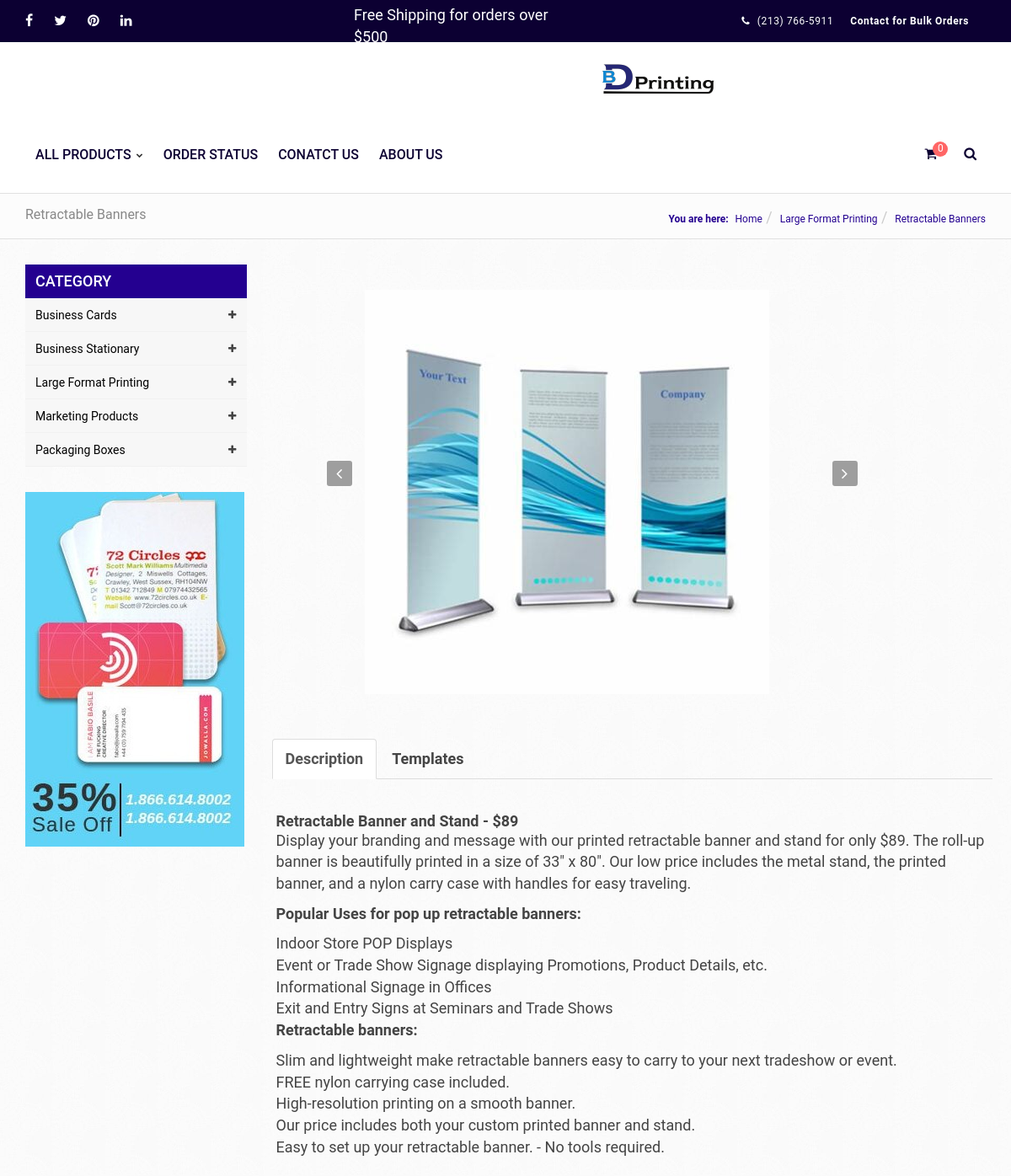
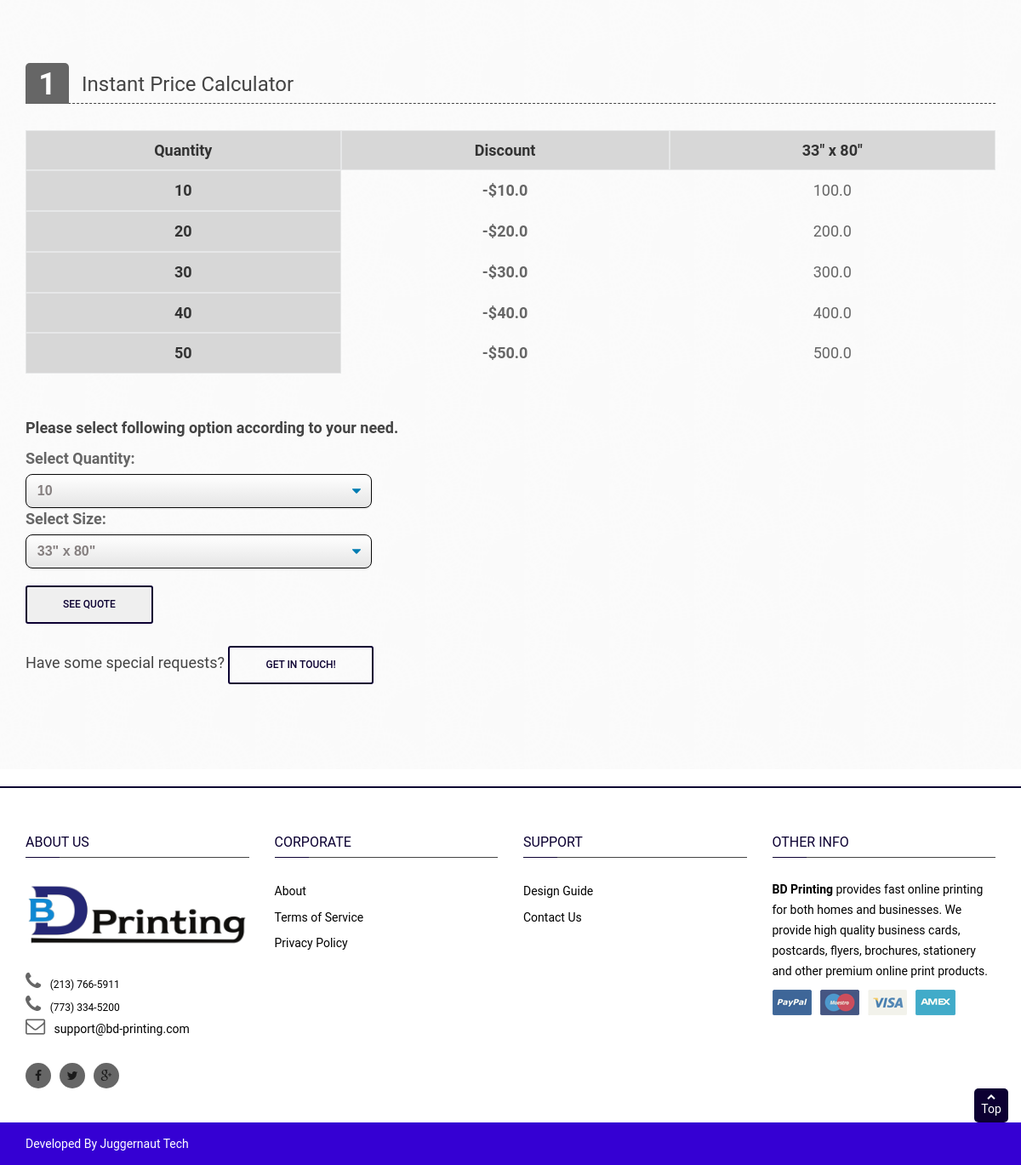
The app's page /large-format/retractable-banners-detail with its own data (2 pictures, top to bottom).
### Large_Format_Printing/models.py (models this page shows, shortened)
class Products(models.Model):
    Label = models.CharField(max_length=50,default='prod')
    Description = models.TextField(default='des',max_length=5000)
    image1 = models.ImageField(upload_to='static/Product_Images/Large_Format_Printing/',max_length=None)
    image2 = models.ImageField(upload_to='static/Product_Images/Large_Format_Printing/',max_length=None)
    image3 = models.ImageField(upload_to='static/Product_Images/Large_Format_Printing/',max_length=None)
    class Meta:
        verbose_name = "Product List"

class RetractableBanners(models.Model):
    Quantity = models.PositiveIntegerField(default=0, blank=False, editable=True)
    Thirty_Three_By_Eighty = models.FloatField(default=0, blank=False, editable=True, validators=[MinValueValidator(0.0)], verbose_name = '33" x 80"')
    Discount = models.FloatField(default=0, blank=False, editable=True, validators=[MinValueValidator(0.0)], verbose_name = '33" x 80" Discounted')
    Template1 = models.FileField(upload_to='', default='')
    class Meta:
        verbose_name = "3 - Retractable Banner"

### Large_Format_Printing/views.py (the view)
# urls.py: path('retractable-banners-detail', Retractable_banners_detail, name= 'retractable-banners-detail'),
def Retractable_banners_detail(request):
    product = lf_products.objects.get(id=7)
    table = RetractableBanners.objects.all()
    b_object = b_products.objects.all()
    bc_object = bc_products.objects.all()
    bs_object = bs_products.objects.all()
    lf_object = lf_products.objects.all()
    mp_object = mp_products.objects.all()
    urls_bc_aside = ["/business-cards/business-card-detail" , "/business-cards/edge-painted-detail", "/business-cards/foil-business-card-detail","/business-cards/raised-spot-uv-business-card-detail", "/business-cards/pantone-business-cards-detail", "/business-cards/plastic-business-cards-detail", "/business-cards/raised-ink-business-cards-detail"]
    urls_bs_aside =  ["/business-stationary/envelopes-detail", "/business-stationary/letterhead-detail", "/business-stationary/notepad-detail"]
    urls_lf_aside = ["floor-stickers-detail", "foamcore-poster-detail", "poster-printing-detail", "retractable-banners-detail", "table-cover-detail"]
    urls_mp_aside = ["/marketing-products/calenders-detail", "/marketing-products/brouchers-flyers-detail" , "/marketing-products/postcards-detail", "/marketing-products/hangtags-detail", "/marketing-products/labels-and-stickers-detail" , "/marketing-products/ncr-forms-detail" , "/marketing-products/presentation-folder-detail", "custom-holiday-cards-detail"]
    b_urls = ["/boxes/pillow-boxes-detail", "/boxes/gable-boxes-detail" ,"/boxes/window-boxes-detail", "/boxes/mailer-boxes-detail" , "/boxes/kraft-boxes-detail", "/boxes/cosmetics-boxes-detail" ,"/boxes/sleeve-boxes-detail", "/boxes/display-boxes-detail", "/boxes/beverage-boxes-detail", "/boxes/candle-boxes-detail", "/boxes/auto-parts-boxes-detail", "/boxes/pizza-boxes-detail"]
    b_aside = zip(b_urls,b_object)
    mp_aside = zip(urls_mp_aside, mp_object)
    lf_aside = zip(urls_lf_aside, lf_object)
    bs_aside = zip(urls_bs_aside, bs_object)
    bc_aside = zip(urls_bc_aside,bc_object)
    menu = RetractableBanners.objects.all()
    menu1 = Extra_features.objects.all()
    if request.POST:
        var = request.POST
        quantity = var['quantity']
        size = var['size']
        size_quantity_query = RetractableBanners.objects.filter(Quantity=quantity).values(size)
        discount_query = RetractableBanners.objects.filter(Quantity=quantity).values('Discount')
        for p in size_quantity_query:
            size_quantity_price = p[size]
        for y in discount_query:
            price_discount = y['Discount']
        total_price = size_quantity_price - price_discount
        extra_f_dict = {"Size": size,
                       }
        request.session['invoice'] = total_price
        request.session['label'] = product.Label
        request.session['discount'] = price_discount
        request.session['id'] = 7
        request.session['cat'] = 'lf_products'
        request.session['extra_f'] = extra_f_dict
        request.session['quantity'] = quantity
        print('Form Submitted')
    else:
        total_price = 0
        request.session['invoice'] = 0
        request.session['label'] = ' '
        request.session['discount'] = 0
        request.session['id'] = 0
        request.session['quantity'] = 0
        request.session['cat'] = 'lf_products'
        print('Form not submitted')
    context = {
        'total_price' : total_price,
        "menu": menu,
        "menu1": menu1,
        "table" : table,
        "bc_product" : bc_object,
        "bs_product" : bs_object,
        "lf_product" : lf_object,
        "mp_product" : mp_object,
        "label" : product.Label,
        "Description": product.Description,
        "image1" : product.image1,
        "image2" : product.image2,
        "image3" : product.image3,
        "bc_aside"   : bc_aside,
        "bs_aside" : bs_aside,
        "lf_aside": lf_aside,
        "b_aside": b_aside,
        "mp_aside": mp_aside,
    }
    if request.POST:
        return redirect('checkout')
    return render( request,"Large_Format_Printing/retractable_banners.html", context )

### Large_Format_Printing/templates/Large_Format_Printing/retractable_banners.html (shortened to what this page needs)
{% extends 'base.html' %}
{% load static %}
{% block content %}
<main class="main" id="product-detail">
    <section class="header-page">
        <div class="container">
            <div class="row">
                <div class="col-sm-3 hidden-xs">
                    <h1 class="mh-title"> {{ label }}</h1>
                </div>
                <div class="breadcrumb-w col-sm-9">
                    <span class="hidden-xs"><strong>You are here:</strong></span>
                    <ul class="breadcrumb">
                        <li>
                            <a href="{% url 'home' %}">Home</a>
                        </li>
                        <li>
                            <a href="{% url 'large_format' %}">Large Format Printing</a>
                        </li>
                        <li>
                            <span>{{ label }}</span>
                        </li>
                    </ul>
                </div>
            </div>
        </div>
    </section>
    <section class="category-w parten-bg">
        <div class="container">
            <div class="row">
                <div class="col">
                    <aside id="sidebar_cate" class="col-sm-3 hidden-xs">
                        <h3 class="sidebar-title">Category</h3>
                        <ul id="cate_list" class="cate_list">
                            <li class="level0 parent">
                                <a href="#" title="Business Cards">
                                    <span style="color: black;">Business Cards</span>
                                    <i class="fa fa-plus"></i>
                                </a>
                            </li>
                            <li class="level0 parent">
                                <a href="#" title="Business Stationary">
                                    <span style="color: black;">Business Stationary</span>
                                    <i class="fa fa-plus"></i>
                                </a>
                            </li>
                            <li class="level0 parent">
                                <a href="#" title="Large Format Printing">
                                    <span style="color: black;">Large Format Printing</span>
                                    <i class="fa fa-plus"></i>
                                </a>
                            </li>
                            <li class="level0 parent">
                                <a href="#" title="Marketing Products">
                                    <span style="color: black;">Marketing Products</span>
                                    <i class="fa fa-plus"></i>
                                </a>
                            </li>
                            <li class="level0 parent">
                                <a href="#" title="Boxes">
                                    <span style="color: black;">Packaging Boxes</span>
                                    <i class="fa fa-plus"></i>
                                </a>
                            </li>
                        </ul>
                        <div class="category-left-banner">
                            <a href="#" title="category left banner">
                                <img src="{% static 'images/banner/category/left-banner2.jpg' %}" alt="Left banner">
                            </a>
                        </div>
                    </aside>
                </div>
                <div class="col">
                    <div class="row">
                        <div class="col-md-6">
                            <div class="tab-content clearfix">
                                <div role="tabpanel" class="tab-pane active">
                                    <div class="col-md-8 col-md-offset-2 col-xs-12 ideals-w" style="margin-top: 10px;">
                                        <div class="ideal">
                                            <img src="{{ image1.url }}" alt="ideal 1">
                                        </div>
                                    </div>
                                </div>
                            </div>
                            <div class="container">
                                <div class="row" style="width: 75%;">
                                    <div class="row">
                                        <div class="col-md-12 col-xs-12">
                                            <ul class="nav nav-tabs" role="tablist">
                                                <li role="presentation" class="active"><a href="#features"
                                                        aria-controls="features" role="tab"
                                                        data-toggle="tab"><strong>Description</strong></a></li>
                                                <li role="presentation"><a href="#ideals" aria-controls="ideals"
                                                        role="tab" data-toggle="tab"><strong>Templates</strong></a></li>
                                            </ul>
                                        </div>
                                    </div>
                                    <div class="row">
                                        <div class="tab-content clearfix">
                                            <div role="tabpanel" class="tab-pane active" id="features">
                                                <div class="product-shortdescript v-middle">
                                                    <div
                                                        style="overflow-y: scroll; width:100%; height: 450px; padding:20px;">
                                                        {{ Description |safe }}
                                                    </div>
                                                </div>
                                            </div>
                                    </div>
                                </div>
                            </div>
                        </div>
                    </div>
                </div>
            </div>
        </div>
    </section>
    <section class="add-to-cart-w">
        <div class="container">
            <div class="row">
                <div class="col-md-12 col-sm-12 product-options">
                    <div class="atc-header">
                        <span class="number">1</span>
                        <h3>Instant Price Calculator</h3>
                    </div>
                    <div class="row">
                        <div class="option-grib-w col-md-12">
                            <div class="scroll-pane horizontal-only">
                                <table>
                                    <tr class="strikeout">
                                        <th>Quantity</th>
                                        <th>Discount</th>
                                        <th rowspan="1"> 33" x 80"</th>
                                    </tr>
                                    {% for table in table %}
                                    <tr>
                                        <th>{{ table.Quantity }} </th>
                                        <td>
                                            {% if table.Discount %}
                                            <strong> -${{ table.Discount }} </strong>
                                            {% else %}
                                            ${{ table.Discount }}
                                           {% endif %}
                                        </td>
                                        <td>
                                            {{ table.Thirty_Three_By_Eighty }}
                                        </td>
                                    </tr>
                                    {% endfor %}
                                </table>
                            </div>
                        </div>
                    </div>
                    <br>
                    <br>
                    <form method="POST" id="product-detail-form">
                        <p><strong>Please select following option according to your need.</strong></p>
                        <div class="options-list-w">
                            <div class="row">
                                <div class="block-options col-md-4 col-sm-5">
                                    <div class="options-col">
                                        <label for="cars">Select Quantity:</label>
                                        <select class="select-css" name="quantity">
                                            {% for menu in menu %}
                                            <option value="{{ menu.Quantity }}">{{ menu.Quantity }}</option>
                                            {% endfor %}
                                        </select>
                                    </div>
                                </div>
                            </div>
                            <div class="row">
                                <div class="block-options col-md-4 col-sm-5">
                                    <div class="options-col">
                                        <label for="cars">Select Size:</label>
                                        <select class="select-css" name="size">
                                            <option value="Thirty_Three_By_Eighty"> 33" x 80" </option>
                                        </select>
                                    </div>
                                </div>
                            </div>
                        </div>
                        <input class="btn-readmore" type="submit" value="See Quote" >
                    </form>
                    <br>
                    <p style="padding-right:30px;"> Have some special requests?
                        <a href="{% url 'contact-us' %}" class="btn-readmore">Get in touch!</a>
                    </p>
                </div>
            </div>
        </div>
    </section>
</main>
{% endblock content %}

### static/css/responsive.css (style rules this page uses)
@media (min-width: 1200px) { .options-list-w .block-options { width:37.333%; } }

### Large_Format_Printing/templates/Large_Format_Printing/retractable_banners.html (style rules this page uses)
.select-css { display: block; font-size: 16px; font-family: sans-serif; font-weight: 700; color: rgb(133, 127, 127); line-height: 1.3; padding: .6em 1.4em .5em .8em; width: 100%; max-width: 100%; box-sizing: border-box; margin: 0; border: 1px solid #080808; box-shadow: 0 1px 0 1px rgba(0, 0, 0, .04); border-radius: .5em; -moz-appearance: none; -webkit-appearance: none; appearance: none; background-color: #fff; background-repeat: no-repeat, repeat; background-position: right .7em top 50%, 0 0; background-size: .65em auto, 100%; }
.select-css option { font-weight: normal; }

### records on screen
Products: Label "Retractable Banners", Description "Retractable Banner and Stand - $89 Display your branding and message with our printed retractable banner and stand for only $89. The roll-up banner is beautifully printed in a size of 33\" x 80\". Our low price includes the metal stand, the printed banner, and a nylon carry case with handles for easy traveling. Popular Uses for pop up retractable banners: Indoor Store POP Displays Event or Trade Show Signage displaying Promotions, Product Details, etc. Informational Signage in Offices Exit and Entry Signs at Seminars and Trade Shows Retractable banners: Slim and lightweight make retractable banners easy to carry to your next tradeshow or event. FREE nylon carrying case included.…"
RetractableBanners: Quantity "10", Discount "10.0", Thirty_Three_By_Eighty "100.0"
RetractableBanners: Quantity "20", Discount "20.0", Thirty_Three_By_Eighty "200.0"
RetractableBanners: Quantity "30", Discount "30.0", Thirty_Three_By_Eighty "300.0"
RetractableBanners: Quantity "40", Discount "40.0", Thirty_Three_By_Eighty "400.0"
RetractableBanners: Quantity "50", Discount "50.0", Thirty_Three_By_Eighty "500.0"

### other values on screen
form field quantity "10"
